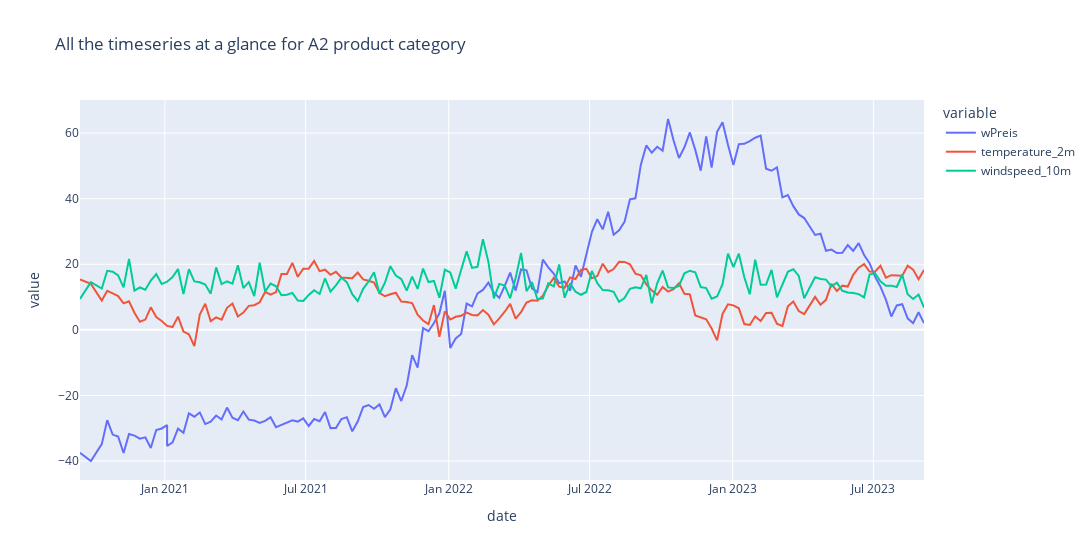

This figure's notebook cell:
### Markdown cell above
### Visualising the time series for A2 categoriy

### Code cell
fig = px.line(wd_A2_2425, x='date', y=['wPreis','temperature_2m','windspeed_10m'], title='All the timeseries at a glance for A2 product category', width=1500)
fig.show()

### Figure 1 — Plotly figure (JSON) as saved in the notebook; plotly's stock layout.template omitted (floating-point values rounded to 4 significant figures; data arrays with more than 128 entries replaced by an {"elided": "..."} marker saying what was removed)
{"data": [{"hovertemplate": "variable=wPreis<br>date=%{x}<br>value=%{y}<extra></extra>", "legendgroup": "wPreis", "line": {"color": "#636efa", "dash": "solid"}, "marker": {"symbol": "circle"}, "mode": "lines", "name": "wPreis", "orientation": "v", "showlegend": true, "type": "scatter", "x": {"elided": "154 str values"}, "xaxis": "x", "y": {"elided": "154 float values"}, "yaxis": "y"}, {"hovertemplate": "variable=temperature_2m<br>date=%{x}<br>value=%{y}<extra></extra>", "legendgroup": "temperature_2m", "line": {"color": "#EF553B", "dash": "solid"}, "marker": {"symbol": "circle"}, "mode": "lines", "name": "temperature_2m", "orientation": "v", "showlegend": true, "type": "scatter", "x": {"elided": "154 str values"}, "xaxis": "x", "y": {"elided": "154 float values"}, "yaxis": "y"}, {"hovertemplate": "variable=windspeed_10m<br>date=%{x}<br>value=%{y}<extra></extra>", "legendgroup": "windspeed_10m", "line": {"color": "#00cc96", "dash": "solid"}, "marker": {"symbol": "circle"}, "mode": "lines", "name": "windspeed_10m", "orientation": "v", "showlegend": true, "type": "scatter", "x": {"elided": "154 str values"}, "xaxis": "x", "y": {"elided": "154 float values"}, "yaxis": "y"}], "layout": {"legend": {"title": {"text": "variable"}, "tracegroupgap": 0}, "title": {"text": "All the timeseries at a glance for A2 product category"}, "width": 1500, "xaxis": {"anchor": "y", "domain": [0, 1], "title": {"text": "date"}}, "yaxis": {"anchor": "x", "domain": [0, 1], "title": {"text": "value"}}}}
